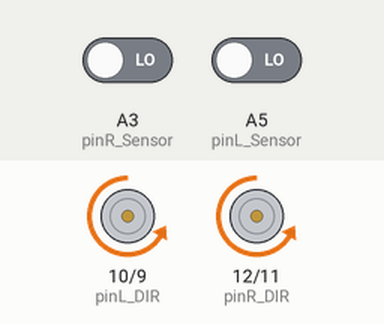
Recording of a sketch running on a simulated Arduino Uno, built with avr-gcc and run on an emulated ATmega328P. On the bench: direction and speed pins drawn as motors (green arrow = direction pin HIGH = forward, orange = LOW = backward, longer = more drive). Inputs (shaded band) come from the test bench; at power-on: A3 (pinR_Sensor) LOW, A5 (pinL_Sensor) LOW.

Above: at 1.2 s.
1.3 s: A3 (pinR_Sensor) driven HIGH
At 2.4 s:
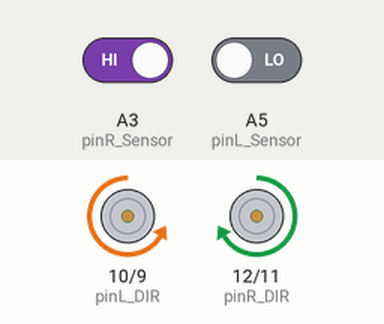
2.8 s: A5 (pinL_Sensor) driven HIGH
At 3.6 s:
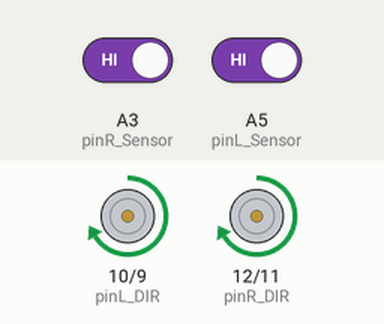
4.3 s: A3 (pinR_Sensor) driven LOW
At 4.7 s:
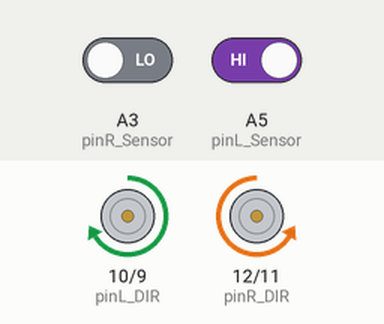
5.8 s: A5 (pinL_Sensor) driven LOW
At 7.1 s:
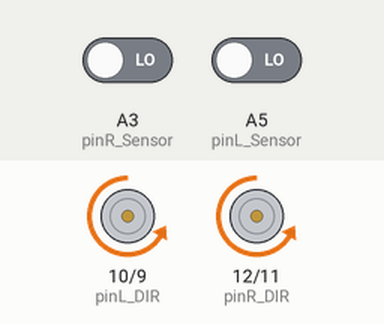
Timing chart, 0 to 8.3 s (numbered marks = the images above; inputs shaded):
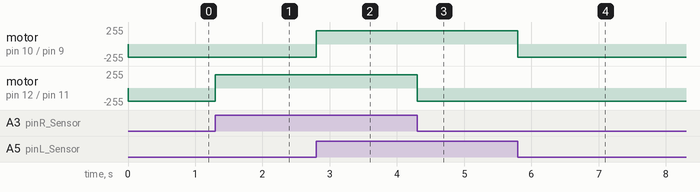

The sketch:

lab_05_s5.ino
```cpp
/*
  ELEC1100 Lab#05

  Use sensors to control the motors rotation

*/

// assign meaningful names to those pins that will be used
const int pinL_Sensor = A5;      //pin A5
const int pinR_Sensor = A3;      //pin A3

const int pinL_PWM = 9;          //pin D9
const int pinL_DIR = 10;         //pin D10

const int pinR_PWM = 11;         //pin D11
const int pinR_DIR = 12;         //pin D12

//define variables to be used in script
int leftSensor = 1;
int rightSensor = 1;

// the setup function runs once when you press reset or power the board

void setup ()
{
  // define pins as input and output
  pinMode(pinL_Sensor, INPUT);
  pinMode(pinR_Sensor, INPUT);

  pinMode(pinL_DIR, OUTPUT);
  pinMode(pinR_DIR, OUTPUT);

  pinMode(pinL_PWM, OUTPUT);
  pinMode(pinR_PWM, OUTPUT);

  // initialize output pins
  digitalWrite(pinL_DIR, HIGH);   //forward direction
  digitalWrite(pinR_DIR, HIGH);   //forward direction
  analogWrite(pinL_PWM, 200);    //forward speed
  analogWrite(pinR_PWM, 200);    //forward speed
}

// the loop function runs over and over again forever
void loop() {

  leftSensor = digitalRead(pinL_Sensor);
  rightSensor = digitalRead(pinR_Sensor);

  if ( leftSensor ) {
    digitalWrite(pinL_DIR, HIGH);
  }

  if ( !leftSensor ) {
    digitalWrite(pinL_DIR, LOW);
  }

  if ( rightSensor ) {
    digitalWrite(pinR_DIR, HIGH);
  }

  if ( !rightSensor ) {
    digitalWrite(pinR_DIR, LOW);
  }

}
```

Measured:
- after the input at 1.3 s, motor on pin 12 (pinR_DIR) / pin 11 (pinR_PWM): backward 200/255 → forward 200/255 at once
- after the input at 2.8 s, motor on pin 10 (pinL_DIR) / pin 9 (pinL_PWM): backward 200/255 → forward 200/255 at once
- after the input at 4.3 s, motor on pin 12 (pinR_DIR) / pin 11 (pinR_PWM): forward 200/255 → backward 200/255 at once
- after the input at 5.8 s, motor on pin 10 (pinL_DIR) / pin 9 (pinL_PWM): forward 200/255 → backward 200/255 at once
